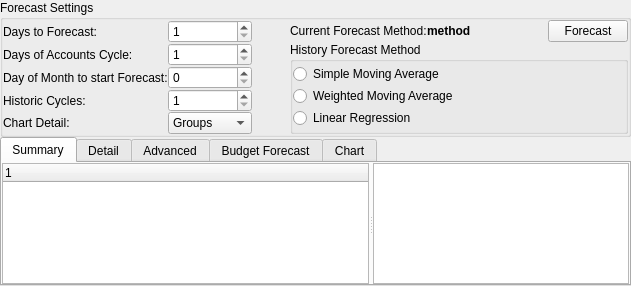
<?xml version="1.0" encoding="UTF-8"?>
<ui version="4.0">
 <class>KForecastView</class>
 <widget class="QWidget" name="KForecastView">
  <property name="geometry">
   <rect>
    <x>0</x>
    <y>0</y>
    <width>631</width>
    <height>286</height>
   </rect>
  </property>
  <layout class="QVBoxLayout" name="verticalLayout">
   <property name="margin">
    <number>0</number>
   </property>
   <item>
    <widget class="QGroupBox" name="groupBox3">
     <property name="title">
      <string>Forecast Settings</string>
     </property>
     <layout class="QHBoxLayout" name="horizontalLayout_3">
      <item>
       <layout class="QFormLayout" name="formLayout">
        <property name="fieldGrowthPolicy">
         <enum>QFormLayout::AllNonFixedFieldsGrow</enum>
        </property>
        <property name="labelAlignment">
         <set>Qt::AlignLeading|Qt::AlignLeft|Qt::AlignVCenter</set>
        </property>
        <item row="0" column="0">
         <widget class="QLabel" name="textLabel1">
          <property name="sizePolicy">
           <sizepolicy hsizetype="Preferred" vsizetype="Preferred">
            <horstretch>1</horstretch>
            <verstretch>0</verstretch>
           </sizepolicy>
          </property>
          <property name="text">
           <string>Days to Forecast:</string>
          </property>
          <property name="wordWrap">
           <bool>false</bool>
          </property>
         </widget>
        </item>
        <item row="0" column="1">
         <widget class="QSpinBox" name="m_forecastDays">
          <property name="sizePolicy">
           <sizepolicy hsizetype="Minimum" vsizetype="Fixed">
            <horstretch>0</horstretch>
            <verstretch>0</verstretch>
           </sizepolicy>
          </property>
          <property name="minimum">
           <number>1</number>
          </property>
          <property name="maximum">
           <number>999</number>
          </property>
         </widget>
        </item>
        <item row="1" column="0">
         <widget class="QLabel" name="textLabel3">
          <property name="sizePolicy">
           <sizepolicy hsizetype="Preferred" vsizetype="Preferred">
            <horstretch>1</horstretch>
            <verstretch>0</verstretch>
           </sizepolicy>
          </property>
          <property name="text">
           <string>Days of Accounts Cycle:</string>
          </property>
          <property name="wordWrap">
           <bool>false</bool>
          </property>
         </widget>
        </item>
        <item row="1" column="1">
         <widget class="QSpinBox" name="m_accountsCycle">
          <property name="sizePolicy">
           <sizepolicy hsizetype="Minimum" vsizetype="Fixed">
            <horstretch>0</horstretch>
            <verstretch>0</verstretch>
           </sizepolicy>
          </property>
          <property name="minimum">
           <number>1</number>
          </property>
          <property name="maximum">
           <number>999</number>
          </property>
         </widget>
        </item>
        <item row="2" column="0">
         <widget class="QLabel" name="textLabel5">
          <property name="text">
           <string>Day of Month to start Forecast:</string>
          </property>
          <property name="wordWrap">
           <bool>false</bool>
          </property>
         </widget>
        </item>
        <item row="2" column="1">
         <widget class="QSpinBox" name="m_beginDay">
          <property name="sizePolicy">
           <sizepolicy hsizetype="Minimum" vsizetype="Fixed">
            <horstretch>0</horstretch>
            <verstretch>0</verstretch>
           </sizepolicy>
          </property>
          <property name="minimum">
           <number>0</number>
          </property>
          <property name="maximum">
           <number>31</number>
          </property>
         </widget>
        </item>
        <item row="3" column="0">
         <widget class="QLabel" name="textLabel4">
          <property name="text">
           <string>Historic Cycles:</string>
          </property>
          <property name="wordWrap">
           <bool>false</bool>
          </property>
         </widget>
        </item>
        <item row="3" column="1">
         <widget class="QSpinBox" name="m_forecastCycles">
          <property name="sizePolicy">
           <sizepolicy hsizetype="Minimum" vsizetype="Fixed">
            <horstretch>0</horstretch>
            <verstretch>0</verstretch>
           </sizepolicy>
          </property>
          <property name="minimum">
           <number>1</number>
          </property>
          <property name="maximum">
           <number>999</number>
          </property>
         </widget>
        </item>
        <item row="4" column="0">
         <widget class="QLabel" name="textLabel6">
          <property name="text">
           <string>Chart Detail:</string>
          </property>
          <property name="wordWrap">
           <bool>false</bool>
          </property>
         </widget>
        </item>
        <item row="4" column="1">
         <widget class="KComboBox" name="m_comboDetail">
          <property name="toolTip">
           <string>&lt;p&gt;Choose what level of detail to show on the chart.&lt;/p&gt;</string>
          </property>
          <property name="currentIndex">
           <number>2</number>
          </property>
          <item>
           <property name="text">
            <string comment="Show all details">All</string>
           </property>
          </item>
          <item>
           <property name="text">
            <string>Top-Level</string>
           </property>
          </item>
          <item>
           <property name="text">
            <string>Groups</string>
           </property>
          </item>
          <item>
           <property name="text">
            <string>Totals</string>
           </property>
          </item>
         </widget>
        </item>
       </layout>
      </item>
      <item>
       <spacer name="horizontalSpacer">
        <property name="orientation">
         <enum>Qt::Horizontal</enum>
        </property>
        <property name="sizeHint" stdset="0">
         <size>
          <width>62</width>
          <height>20</height>
         </size>
        </property>
       </spacer>
      </item>
      <item>
       <layout class="QVBoxLayout" name="verticalLayout_2">
        <item>
         <layout class="QHBoxLayout" name="horizontalLayout_2">
          <item>
           <widget class="QLabel" name="textLabel2">
            <property name="sizePolicy">
             <sizepolicy hsizetype="Preferred" vsizetype="Preferred">
              <horstretch>1</horstretch>
              <verstretch>0</verstretch>
             </sizepolicy>
            </property>
            <property name="text">
             <string>Current Forecast Method:</string>
            </property>
            <property name="wordWrap">
             <bool>false</bool>
            </property>
           </widget>
          </item>
          <item>
           <widget class="QLabel" name="m_forecastMethod">
            <property name="sizePolicy">
             <sizepolicy hsizetype="Preferred" vsizetype="Preferred">
              <horstretch>2</horstretch>
              <verstretch>0</verstretch>
             </sizepolicy>
            </property>
            <property name="font">
             <font>
              <weight>75</weight>
              <bold>true</bold>
             </font>
            </property>
            <property name="text">
             <string>method</string>
            </property>
            <property name="wordWrap">
             <bool>false</bool>
            </property>
           </widget>
          </item>
          <item>
           <spacer name="spacer22">
            <property name="orientation">
             <enum>Qt::Horizontal</enum>
            </property>
            <property name="sizeType">
             <enum>QSizePolicy::Preferred</enum>
            </property>
            <property name="sizeHint" stdset="0">
             <size>
              <width>100</width>
              <height>21</height>
             </size>
            </property>
           </spacer>
          </item>
          <item>
           <widget class="QPushButton" name="m_forecastButton">
            <property name="text">
             <string>Forecast</string>
            </property>
           </widget>
          </item>
         </layout>
        </item>
        <item>
         <widget class="QGroupBox" name="m_historyMethodGroupBox">
          <property name="title">
           <string>History Forecast Method</string>
          </property>
          <layout class="QVBoxLayout">
           <item>
            <widget class="QRadioButton" name="radioButton11">
             <property name="text">
              <string>Simple Moving Average</string>
             </property>
             <attribute name="buttonGroup">
              <string>m_historyMethod</string>
             </attribute>
            </widget>
           </item>
           <item>
            <widget class="QRadioButton" name="radioButton12">
             <property name="text">
              <string>Weighted Moving Average</string>
             </property>
             <attribute name="buttonGroup">
              <string>m_historyMethod</string>
             </attribute>
            </widget>
           </item>
           <item>
            <widget class="QRadioButton" name="radioButton13">
             <property name="text">
              <string>Linear Regression</string>
             </property>
             <attribute name="buttonGroup">
              <string>m_historyMethod</string>
             </attribute>
            </widget>
           </item>
          </layout>
         </widget>
        </item>
       </layout>
      </item>
     </layout>
    </widget>
   </item>
   <item>
    <widget class="QTabWidget" name="m_tab">
     <property name="sizePolicy">
      <sizepolicy hsizetype="Expanding" vsizetype="Expanding">
       <horstretch>0</horstretch>
       <verstretch>1</verstretch>
      </sizepolicy>
     </property>
     <property name="currentIndex">
      <number>0</number>
     </property>
     <widget class="QWidget" name="summary">
      <attribute name="title">
       <string>Summary</string>
      </attribute>
      <layout class="QHBoxLayout" name="horizontalLayout">
       <item>
        <widget class="QSplitter" name="splitter">
         <property name="orientation">
          <enum>Qt::Horizontal</enum>
         </property>
         <widget class="QTreeWidget" name="m_summaryList">
          <property name="sizePolicy">
           <sizepolicy hsizetype="Expanding" vsizetype="Expanding">
            <horstretch>1</horstretch>
            <verstretch>1</verstretch>
           </sizepolicy>
          </property>
          <property name="alternatingRowColors">
           <bool>true</bool>
          </property>
          <column>
           <property name="text">
            <string notr="true">1</string>
           </property>
          </column>
         </widget>
         <widget class="KTextEdit" name="m_adviceText">
          <property name="readOnly">
           <bool>true</bool>
          </property>
         </widget>
        </widget>
       </item>
      </layout>
     </widget>
     <widget class="QWidget" name="detail">
      <attribute name="title">
       <string>Detail</string>
      </attribute>
      <layout class="QVBoxLayout">
       <property name="margin">
        <number>0</number>
       </property>
       <item>
        <widget class="QTreeWidget" name="m_forecastList">
         <property name="sizePolicy">
          <sizepolicy hsizetype="Preferred" vsizetype="Preferred">
           <horstretch>0</horstretch>
           <verstretch>0</verstretch>
          </sizepolicy>
         </property>
         <property name="alternatingRowColors">
          <bool>true</bool>
         </property>
         <column>
          <property name="text">
           <string notr="true">1</string>
          </property>
         </column>
        </widget>
       </item>
      </layout>
     </widget>
     <widget class="QWidget" name="advanced">
      <attribute name="title">
       <string comment="Advanced forecast view">Advanced</string>
      </attribute>
      <layout class="QVBoxLayout">
       <property name="margin">
        <number>0</number>
       </property>
       <item>
        <widget class="QTreeWidget" name="m_advancedList">
         <property name="alternatingRowColors">
          <bool>true</bool>
         </property>
         <property name="rootIsDecorated">
          <bool>false</bool>
         </property>
         <column>
          <property name="text">
           <string notr="true">1</string>
          </property>
         </column>
        </widget>
       </item>
      </layout>
     </widget>
     <widget class="QWidget" name="budget">
      <attribute name="title">
       <string>Budget Forecast</string>
      </attribute>
      <layout class="QVBoxLayout">
       <property name="margin">
        <number>0</number>
       </property>
       <item>
        <widget class="QTreeWidget" name="m_budgetList">
         <property name="alternatingRowColors">
          <bool>true</bool>
         </property>
         <column>
          <property name="text">
           <string notr="true">1</string>
          </property>
         </column>
        </widget>
       </item>
      </layout>
     </widget>
     <widget class="QWidget" name="m_tabChart">
      <attribute name="title">
       <string>Chart</string>
      </attribute>
      <layout class="QVBoxLayout">
       <property name="margin">
        <number>0</number>
       </property>
      </layout>
     </widget>
    </widget>
   </item>
  </layout>
 </widget>
 <layoutdefault spacing="0" margin="0"/>
 <customwidgets>
  <customwidget>
   <class>KComboBox</class>
   <extends>QComboBox</extends>
   <header>kcombobox.h</header>
  </customwidget>
  <customwidget>
   <class>QTabWidget</class>
   <extends>QTabWidget</extends>
   <header>ktabwidget.h</header>
   <container>1</container>
  </customwidget>
  <customwidget>
   <class>KTextEdit</class>
   <extends>QTextEdit</extends>
   <header>ktextedit.h</header>
  </customwidget>
 </customwidgets>
 <resources/>
 <connections/>
 <buttongroups>
  <buttongroup name="m_historyMethod"/>
 </buttongroups>
</ui>
